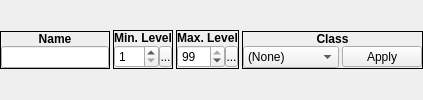
       <widget class="QWidget" name="widget_6" native="true">
        <layout class="QHBoxLayout" name="horizontalLayout_20">
         <property name="spacing">
          <number>3</number>
         </property>
         <property name="margin">
          <number>0</number>
         </property>
         <item>
          <widget class="QFrame" name="frame_39">
           <property name="sizePolicy">
            <sizepolicy hsizetype="Preferred" vsizetype="Fixed">
             <horstretch>0</horstretch>
             <verstretch>0</verstretch>
            </sizepolicy>
           </property>
           <property name="frameShape">
            <enum>QFrame::Box</enum>
           </property>
           <property name="frameShadow">
            <enum>QFrame::Plain</enum>
           </property>
           <layout class="QVBoxLayout" name="verticalLayout_107">
            <property name="spacing">
             <number>0</number>
            </property>
            <property name="margin">
             <number>0</number>
            </property>
            <item>
             <widget class="QLabel" name="label_100">
              <property name="sizePolicy">
               <sizepolicy hsizetype="Preferred" vsizetype="Fixed">
                <horstretch>0</horstretch>
                <verstretch>0</verstretch>
               </sizepolicy>
              </property>
              <property name="font">
               <font>
                <weight>75</weight>
                <bold>true</bold>
               </font>
              </property>
              <property name="text">
               <string>Name</string>
              </property>
              <property name="alignment">
               <set>Qt::AlignCenter</set>
              </property>
             </widget>
            </item>
            <item>
             <widget class="QWidget" name="widget_52" native="true">
              <property name="sizePolicy">
               <sizepolicy hsizetype="Preferred" vsizetype="Fixed">
                <horstretch>0</horstretch>
                <verstretch>0</verstretch>
               </sizepolicy>
              </property>
              <layout class="QVBoxLayout" name="verticalLayout_108">
               <property name="spacing">
                <number>0</number>
               </property>
               <property name="margin">
                <number>0</number>
               </property>
               <item>
                <widget class="QLineEdit" name="leName">
                 <property name="maxLength">
                  <number>8</number>
                 </property>
                </widget>
               </item>
              </layout>
             </widget>
            </item>
           </layout>
          </widget>
         </item>
         <item>
          <widget class="QFrame" name="frame_41">
           <property name="sizePolicy">
            <sizepolicy hsizetype="Preferred" vsizetype="Fixed">
             <horstretch>0</horstretch>
             <verstretch>0</verstretch>
            </sizepolicy>
           </property>
           <property name="frameShape">
            <enum>QFrame::Box</enum>
           </property>
           <property name="frameShadow">
            <enum>QFrame::Plain</enum>
           </property>
           <layout class="QVBoxLayout" name="verticalLayout_111">
            <property name="spacing">
             <number>0</number>
            </property>
            <property name="margin">
             <number>0</number>
            </property>
            <item>
             <widget class="QLabel" name="label_102">
              <property name="sizePolicy">
               <sizepolicy hsizetype="Preferred" vsizetype="Fixed">
                <horstretch>0</horstretch>
                <verstretch>0</verstretch>
               </sizepolicy>
              </property>
              <property name="font">
               <font>
                <weight>75</weight>
                <bold>true</bold>
               </font>
              </property>
              <property name="text">
               <string>Min. Level</string>
              </property>
              <property name="alignment">
               <set>Qt::AlignCenter</set>
              </property>
             </widget>
            </item>
            <item>
             <widget class="QWidget" name="widget_54" native="true">
              <property name="sizePolicy">
               <sizepolicy hsizetype="Preferred" vsizetype="Fixed">
                <horstretch>0</horstretch>
                <verstretch>0</verstretch>
               </sizepolicy>
              </property>
              <layout class="QHBoxLayout" name="horizontalLayout_48">
               <property name="spacing">
                <number>0</number>
               </property>
               <property name="margin">
                <number>0</number>
               </property>
               <item>
                <widget class="QSpinBox" name="sbMinLevel">
                 <property name="minimum">
                  <number>1</number>
                 </property>
                </widget>
               </item>
               <item>
                <widget class="SpinBoxSideButton" name="bMinLevelSpinButton">
                 <property name="minimumSize">
                  <size>
                   <width>13</width>
                   <height>21</height>
                  </size>
                 </property>
                 <property name="maximumSize">
                  <size>
                   <width>13</width>
                   <height>21</height>
                  </size>
                 </property>
                 <property name="text">
                  <string>...</string>
                 </property>
                 <property name="icon">
                  <iconset resource="gui_icons.qrc">
                   <normaloff>:/icons/spinBoxSideButton.png</normaloff>:/icons/spinBoxSideButton.png</iconset>
                 </property>
                 <property name="iconSize">
                  <size>
                   <width>8</width>
                   <height>16</height>
                  </size>
                 </property>
                </widget>
               </item>
              </layout>
             </widget>
            </item>
           </layout>
          </widget>
         </item>
         <item>
          <widget class="QFrame" name="frame_42">
           <property name="sizePolicy">
            <sizepolicy hsizetype="Preferred" vsizetype="Fixed">
             <horstretch>0</horstretch>
             <verstretch>0</verstretch>
            </sizepolicy>
           </property>
           <property name="frameShape">
            <enum>QFrame::Box</enum>
           </property>
           <property name="frameShadow">
            <enum>QFrame::Plain</enum>
           </property>
           <layout class="QVBoxLayout" name="verticalLayout_113">
            <property name="spacing">
             <number>0</number>
            </property>
            <property name="margin">
             <number>0</number>
            </property>
            <item>
             <widget class="QLabel" name="label_103">
              <property name="sizePolicy">
               <sizepolicy hsizetype="Preferred" vsizetype="Fixed">
                <horstretch>0</horstretch>
                <verstretch>0</verstretch>
               </sizepolicy>
              </property>
              <property name="font">
               <font>
                <weight>75</weight>
                <bold>true</bold>
               </font>
              </property>
              <property name="text">
               <string>Max. Level</string>
              </property>
              <property name="alignment">
               <set>Qt::AlignCenter</set>
              </property>
             </widget>
            </item>
            <item>
             <widget class="QWidget" name="widget_55" native="true">
              <property name="sizePolicy">
               <sizepolicy hsizetype="Preferred" vsizetype="Fixed">
                <horstretch>0</horstretch>
                <verstretch>0</verstretch>
               </sizepolicy>
              </property>
              <layout class="QHBoxLayout" name="horizontalLayout_49">
               <property name="spacing">
                <number>0</number>
               </property>
               <property name="margin">
                <number>0</number>
               </property>
               <item>
                <widget class="QSpinBox" name="sbMaxLevel">
                 <property name="minimum">
                  <number>1</number>
                 </property>
                 <property name="value">
                  <number>99</number>
                 </property>
                </widget>
               </item>
               <item>
                <widget class="SpinBoxSideButton" name="bMaxLevelSpinButton">
                 <property name="minimumSize">
                  <size>
                   <width>13</width>
                   <height>21</height>
                  </size>
                 </property>
                 <property name="maximumSize">
                  <size>
                   <width>13</width>
                   <height>21</height>
                  </size>
                 </property>
                 <property name="text">
                  <string>...</string>
                 </property>
                 <property name="icon">
                  <iconset resource="gui_icons.qrc">
                   <normaloff>:/icons/spinBoxSideButton.png</normaloff>:/icons/spinBoxSideButton.png</iconset>
                 </property>
                 <property name="iconSize">
                  <size>
                   <width>8</width>
                   <height>16</height>
                  </size>
                 </property>
                </widget>
               </item>
              </layout>
             </widget>
            </item>
           </layout>
          </widget>
         </item>
         <item>
          <widget class="QFrame" name="frame_52">
           <property name="sizePolicy">
            <sizepolicy hsizetype="Fixed" vsizetype="Fixed">
             <horstretch>0</horstretch>
             <verstretch>0</verstretch>
            </sizepolicy>
           </property>
           <property name="frameShape">
            <enum>QFrame::Box</enum>
           </property>
           <property name="frameShadow">
            <enum>QFrame::Plain</enum>
           </property>
           <layout class="QVBoxLayout" name="verticalLayout_117">
            <property name="spacing">
             <number>0</number>
            </property>
            <property name="margin">
             <number>0</number>
            </property>
            <item>
             <widget class="QLabel" name="label_107">
              <property name="sizePolicy">
               <sizepolicy hsizetype="Preferred" vsizetype="Fixed">
                <horstretch>0</horstretch>
                <verstretch>0</verstretch>
               </sizepolicy>
              </property>
              <property name="font">
               <font>
                <weight>75</weight>
                <bold>true</bold>
               </font>
              </property>
              <property name="text">
               <string>Class</string>
              </property>
              <property name="alignment">
               <set>Qt::AlignCenter</set>
              </property>
             </widget>
            </item>
            <item>
             <widget class="QWidget" name="widget_58" native="true">
              <property name="sizePolicy">
               <sizepolicy hsizetype="Preferred" vsizetype="Fixed">
                <horstretch>0</horstretch>
                <verstretch>0</verstretch>
               </sizepolicy>
              </property>
              <layout class="QHBoxLayout" name="horizontalLayout_24">
               <property name="spacing">
                <number>3</number>
               </property>
               <property name="margin">
                <number>0</number>
               </property>
               <item>
                <widget class="QComboBox" name="cboxClass">
                 <property name="sizePolicy">
                  <sizepolicy hsizetype="Fixed" vsizetype="Fixed">
                   <horstretch>0</horstretch>
                   <verstretch>0</verstretch>
                  </sizepolicy>
                 </property>
                 <property name="minimumSize">
                  <size>
                   <width>96</width>
                   <height>0</height>
                  </size>
                 </property>
                 <property name="maximumSize">
                  <size>
                   <width>96</width>
                   <height>16777215</height>
                  </size>
                 </property>
                 <item>
                  <property name="text">
                   <string>(None)</string>
                  </property>
                 </item>
                </widget>
               </item>
               <item>
                <widget class="QPushButton" name="bApplyClass">
                 <property name="sizePolicy">
                  <sizepolicy hsizetype="Fixed" vsizetype="Fixed">
                   <horstretch>0</horstretch>
                   <verstretch>0</verstretch>
                  </sizepolicy>
                 </property>
                 <property name="minimumSize">
                  <size>
                   <width>0</width>
                   <height>21</height>
                  </size>
                 </property>
                 <property name="maximumSize">
                  <size>
                   <width>16777215</width>
                   <height>21</height>
                  </size>
                 </property>
                 <property name="text">
                  <string>Apply</string>
                 </property>
                </widget>
               </item>
              </layout>
             </widget>
            </item>
           </layout>
          </widget>
         </item>
        </layout>
       </widget>
